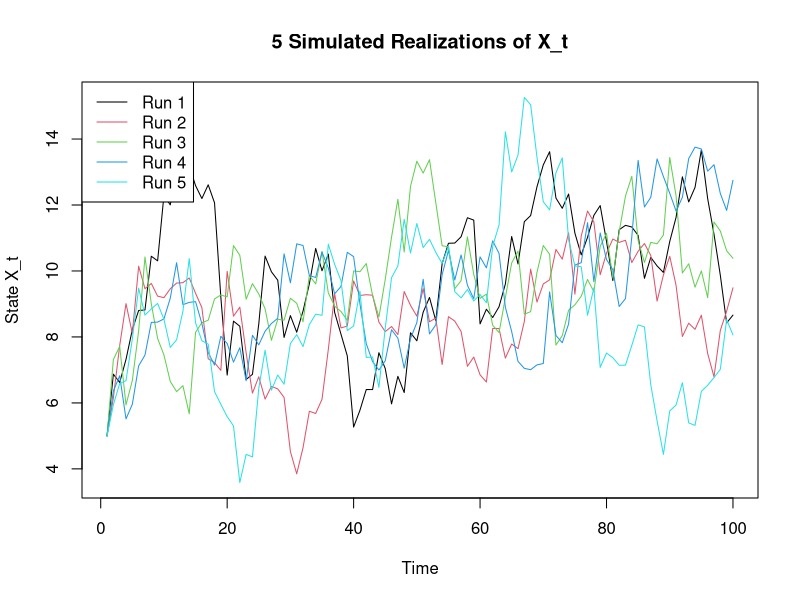
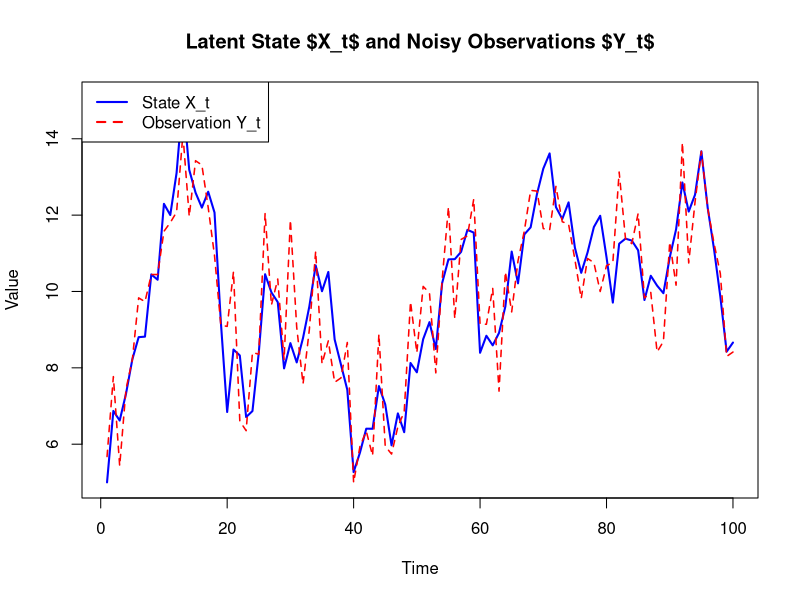

Generate these figures, in order, with R:
#library(httpgd)
#hgd() 

# Task 1.1.1

# Parameters
a <- 0.9
b <- 1        # bias term (not dynamic input)
sigma1 <- 1
n <- 100
X0 <- 5

# Simulate 5 independent trajectories
set.seed(42)
X_list <- list()

for (j in 1:5) {
  X <- numeric(n)
  X[1] <- X0
  for (t in 2:n) {
    X[t] <- a * X[t - 1] + b + rnorm(1, mean = 0, sd = sigma1)
  }
  X_list[[j]] <- X
}

# Plot
matplot(1:n, do.call(cbind, X_list), type = "l", lty = 1, col = 1:5,
        xlab = "Time", ylab = "State X_t", main = "5 Simulated Realizations of X_t")
legend("topleft", legend = paste("Run", 1:5), col = 1:5, lty = 1)


# Task 1.2

# Use first trajectory from Task 1.1
X <- X_list[[1]]

# Observation noise
sigma2 <- 1

# Simulate noisy observations
Y <- X + rnorm(length(X), mean = 0, sd = sigma2)

# Plot state and observation
plot(X, type = "l", col = "blue", lwd = 2,
     ylim = range(c(X, Y)), xlab = "Time", ylab = "Value",
     main = "Latent State $X_t$ and Noisy Observations $Y_t$")
lines(Y, col = "red", lwd = 1.5, lty = 2)
legend("topleft", legend = c("State X_t", "Observation Y_t"),
       col = c("blue", "red"), lty = c(1, 2), lwd = 2)


# Task 1.3
